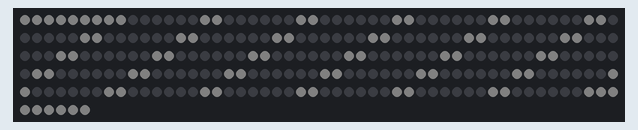
A program run on a simulated Raspberry Pi (BCM pin numbers). On the bench: 256 RGB LEDs in strip order, left to right, continuing on the next row. Dim RGB values are drawn brighter than linear.

Above: at 0.1 s.
At 39.81 s:
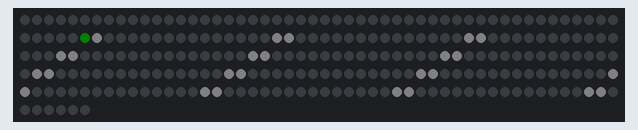

The program:

1-row-running.py
```python
from time import sleep
import board
import neopixel
from ledutils.tomatrix import tomatrix
from ledutils.drawframe import drawframe
pixels = neopixel.NeoPixel(board.D18, 256, auto_write=False)

color = (5,5,5)

while True:
  drawframe(pixels,color)
  sleep(2)
  for i in range (0,32):
    for j in range (0,8):
      pixels[tomatrix(i,j)]=(5,0,0)
      pixels.show()
      sleep(0.02)
      pixels[tomatrix(i,j)]=(0,0,0)
  drawframe(pixels,color)
  sleep(2)
  for i in range (0,8):
    for j in range (0,32):
      pixels[tomatrix(j,i)]=(0,5,0)
      pixels.show()
      sleep(0.02)
      pixels[tomatrix(j,i)]=(0,0,0)
```

tomatrix.py
```python
# This function translates a set of coordinates
# (x,y) to an integer position in the LED matrix
#
# Inputs:
# x - column (0 - 31)
# y - row (0 - 7)
#
# Output:
# An nteger with the position of that LED

def tomatrix(col, row):
    return(((8 * col) + row) + (col % 2 * (7 - (2 * row))))
```

drawframe.py
```python
# This function draws a frame in the color passed as argument

def drawframe(pixels, color):
    from .tomatrix import tomatrix
    for i in range(0,32):
        pixels[tomatrix(i,0)]=color
        pixels[tomatrix(i,7)]=color
    for j in range(0,8):
        pixels[tomatrix(0,j)]=color
        pixels[tomatrix(31,j)]=color
    pixels.show()
```
